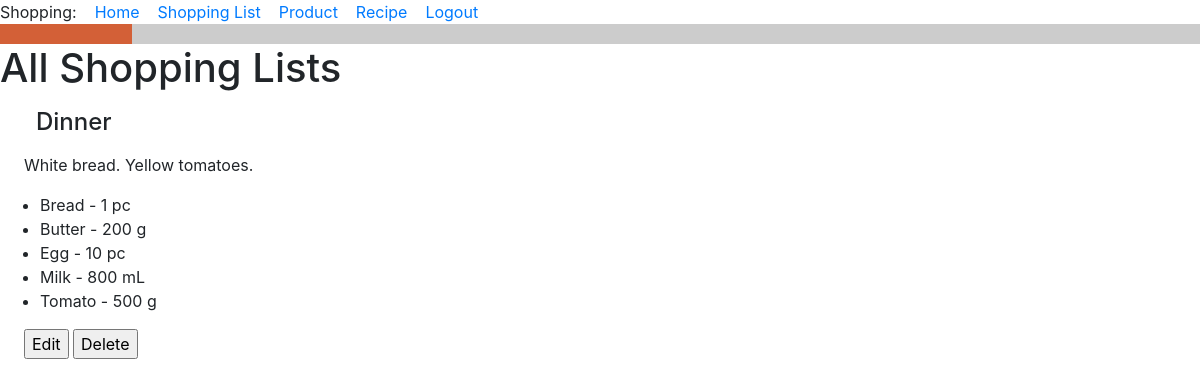
The app's page /all_lists (signed in) with its own data.
### food_app/models.py (models this page shows, shortened)
class ShoppingList(db.Model):
    id = db.Column(db.Integer, primary_key=True)
    title = db.Column(db.String(256), default='')
    owner = db.Column(db.ForeignKey('user.id'))
    items = db.relationship('ShoppingListItem', backref='shopping_list', cascade='all, delete-orphan', passive_deletes=True)
    notes = db.Column(db.Text)
    def __str__(self):
        return f'{self.title}'.capitalize()

class ShoppingListItem(db.Model):
    id = db.Column(db.Integer, primary_key=True)
    shopping_list_id = db.Column(db.ForeignKey('shopping_list.id', ondelete='CASCADE'), nullable=False)
    product_id = db.Column(db.ForeignKey('product.id'))
    product = db.relationship('Product')
    quantity = db.Column(db.Integer, default=0)
    unit_of_measure = db.Column(db.String(120))
    is_buyed = db.Column(db.Boolean, default=False)
    def __str__(self):
        return f'{self.product} - {self.quantity} {self.unit_of_measure}'

class Product(db.Model):
    id = db.Column(db.Integer, primary_key=True)
    title = db.Column(db.String(256), index=True, unique=True, nullable=False)
    type_of_product = db.Column(db.String(120))
    unit_of_measure = db.Column(db.String(120))
    def __str__(self):
        return f'{self.title}'.capitalize()  # Big first letter only.

### food_app/routes.py (the view)
@app.route('/all_lists', methods=['GET', 'POST'])
@login_required
def all_lists():
    owner = current_user.id
    shopping_lists = ShoppingList.query.filter_by(owner=owner)
    return render_template('all_lists.html', title='All Shopping Lists', owner=owner, shopping_lists=shopping_lists)

### food_app/models.py (called while the page is built)
@login.user_loader
def load_user(id):
    return User.query.get(int(id))

### food_app/templates/all_lists.html (shortened to what this page needs)
{% extends "base.html" %}
{% block content %}
<h1>All Shopping Lists</h1>
    {% for shopping_list in shopping_lists %}
<h4><div><p><p style="margin-left:1.5em">{{ shopping_list }}</p></div></h4>
<div><p><p style="margin-left:1.5em">{{ shopping_list.notes }}</p></div>
    <div><ul>  {% for item in shopping_list.items %}
        <li>{{ item }}</li>
        {% endfor %}
    </ul>
    </div>
<head>
</head>
<form action="{{ url_for('edit_shopping_list', shopping_list_id=shopping_list.id) }}">
    <p style="margin-left:1.5em"><input class="button" type="submit" value="Edit"></p>
</form>
<form action="{{ url_for('delete_shopping_list', shopping_list_id=shopping_list.id) }}">
    <input class="button" type="submit" value="Delete">
</form>
{% endfor %}
{% endblock %}

### food_app/templates/all_lists.html (style rules this page uses)
form { display: inline-block; }

### records on screen
ShoppingList: title "Dinner", notes "White bread. Yellow tomatoes."
ShoppingListItem: quantity+unit_of_measure "Bread - 1 pc"
ShoppingListItem: quantity+unit_of_measure "Butter - 200 g"
ShoppingListItem: quantity+unit_of_measure "Egg - 10 pc"
ShoppingListItem: quantity+unit_of_measure "Milk - 800 mL"
ShoppingListItem: quantity+unit_of_measure "Tomato - 500 g"
